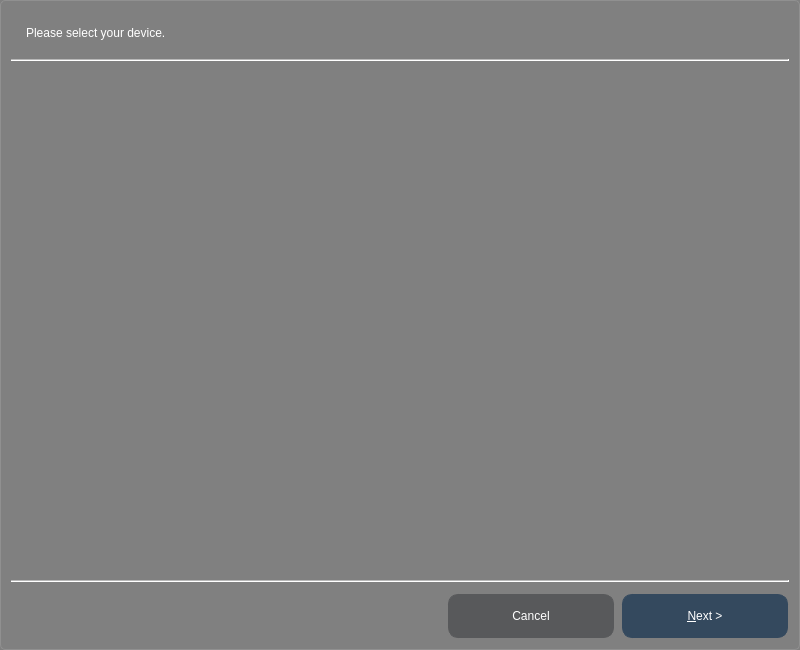
<?xml version="1.0" encoding="UTF-8"?>
<ui version="4.0">
 <class>deviceWizard</class>
 <widget class="QWizard" name="deviceWizard">
  <property name="geometry">
   <rect>
    <x>0</x>
    <y>0</y>
    <width>800</width>
    <height>650</height>
   </rect>
  </property>
  <property name="sizePolicy">
   <sizepolicy hsizetype="Fixed" vsizetype="Fixed">
    <horstretch>0</horstretch>
    <verstretch>0</verstretch>
   </sizepolicy>
  </property>
  <property name="windowTitle">
   <string>Device Select</string>
  </property>
  <property name="styleSheet">
   <string notr="true">/* CSS Styles used throughout the Avinger code base. Some minor variations may exist. */
QWizard#deviceWizard {
	background: rgba( 128,128,128, 255 );
}

QLabel {
 font: 30px &quot;DinPRO-medium&quot;;
 color: white;
}

/* Pushbuttons: */


QPushButton {
    background: rgb( 88, 89, 91 );
    border: 1px solid rgb( 88, 89, 91 );
    color: white;
    font: 12pt &quot;DinPRO-Medium&quot;;
    min-width: 164px;
    max-width: 164px;
    min-height: 42px;
    margin: 1px;
    text-align: center;
    border-radius: 10px;
}

 /* make the default button prominent */
 QPushButton:default {
     background:  rgb( 52, 73, 94 );
     border: 1px solid   rgb( 52, 73, 94 );
	 font: 17px &quot;DinPro-bold&quot;;
 }

QPushButton::hover 
{
    background: rgb(52, 73, 94 );
    border-color: rgb( 166, 166, 166 );
    color: rgb( 214, 214, 214);
    border-width: 1px;
}


QPushButton:disabled 
{
    background:  rgb( 51, 51, 51 ); 
    border: rgb( 51, 51, 51 ); 
 }

/* Dialog boxes: */

QDialog {   
 font: 18px &quot;DinPRO-regular&quot;;
 color: white;
 background-color: #909090;
 border: 1px solid #909090;
 border-radius: 5px;        /* This doesn't work */
}

/* List views and edits boxes: */

QLineEdit, QListView {
    color: #d0d0d0;
	font: 18px DinPro-medium;
    selection-color: white;   
    border: 2px groove white;
    border-radius: 4px;
}

/* Sliders: */

QSlider::groove:horizontal {
border: 1px solid #bbb;
background: white;
height: 10px;
border-radius: 5px;
}

QSlider::sub-page:horizontal {
background: qlineargradient(x1: 0, y1: 0.2, x2: 1, y2: 1,
    stop: 0 #8cb7de, stop: 1 #5788b4);
border: 1px solid #5788b4;
height: 10px;
border-radius: 6px;
}

QSlider::add-page:horizontal {
background: #444444;
border: 1px solid #444444;
height: 10px;
border-radius: 6px;
}

QSlider::handle:horizontal {
  image: url(:images/handle_normal.png);
  margin: -15px 0;
}

QSlider::handle:horizontal:hover {
	image: url(:images/handle_rollover.png);
    margin: -15px 0;
}

QSlider::sub-page:horizontal:disabled {
background: #bbb;
border-color: #999;
}

QSlider::add-page:horizontal:disabled {
background: #eee;
border-color: #999;
}

QSlider::handle:horizontal:disabled {
background: #eee;
border: 1px solid #aaa;
border-radius: 4px;
}

/* Check boxes: */

QCheckBox {
	spacing: 5px;
}

QCheckBox::indicator {
	border: #909090;
    background: #909090;
	width: 20px;
	height: 20px;
	margin-top: 4px;
}

QCheckBox::indicator:unchecked {
	image: url(:images/checkBox_normal.png);
}

QCheckBox::indicator:checked {
	image: url(:images/checkBox_active.png);
}

/* Group boxes: */

QGroupBox {
    font: 20px DINPro-medium;
    color: rgba(173, 173, 173, 255);
     background-color: #909090;
     border: 2px solid #909090;
     border-radius: 5px;
     margin-top: 1ex; /* leave space at the top for the title */
 }
 

QGroupBox::title {
      subcontrol-origin: margin;
      subcontrol-position: top left; /* position at the top center */
      padding: 0 3px;
}

/* Spin Boxes: */

QAbstractSpinBox {
	font: 18px DinPRO-medium;
	border: 0;
    border-radius: 5px;
}

QAbstractSpinBox::up-button {
	border: 0;
   background: rgba(233,233,235,255);
   border-top-right-radius: 8px;
   margin-top: -2px;
   margin-bottom: -1px;
   padding-bottom: -5px;
   width: 35px;
}

QAbstractSpinBox::up-arrow  {
  image: url(:/images/arrow_up_normal.png);
}

QAbstractSpinBox::up-arrow:hover {
  image: url(:images/arrow_up_rollover.png);
}

QAbstractSpinBox::down-button {
   border: 0;
   background: rgba(233,233,235,255);
   border-bottom-right-radius: 8px;
   width: 35px;
   padding-top: -5px;
   margin-bottom: -2px;
   margin-top: -1px;
}

QAbstractSpinBox::down-arrow:hover {
  image: url(:/images/arrow_down_rollover.png);
}

QAbstractSpinBox::down-arrow {
  image: url(:/images/arrow_down_normal.png);
}

/* Combo Boxes */

QComboBox::drop-down {
     subcontrol-origin: padding;
     subcontrol-position: top right;
     width: 30px;
      border: 0px;
     border-radius: 4px;
   background: qlineargradient(spread:pad, x1:1, y1:0.847, x2:1, y2:0, stop:0 rgba(97,  97, 97, 255), stop:1 rgba(145, 144, 144, 255));
	margin: -2px;
 }

 QComboBox::down-arrow {
     image: url(:images/arrow_down_normal.png);
}

QComboBox::down-arrow:hover {
	image: url(:images/arrow_down_rollover.png);
}

 QComboBox::down-arrow:on { /* shift the arrow when popup is open */
     top: 1px;
     left: 1px;
 }


/****************
 *         v3.0            *
 ****************/
QLabel#titlebarLabel {
	background: rgb( 51, 51, 51 );
}
QLabel#titlebarTextLabel {
    font: 24pt &quot;DINPro-Medium&quot;;
    color: white;
}

QLabel#instructionsLabel
{
    background: rgb( 191, 191, 191 );
}

QLabel#instructionsTextLabel
{
    font: 12pt &quot;DINPro-Medium&quot;;
}
</string>
  </property>
  <property name="modal">
   <bool>true</bool>
  </property>
  <property name="wizardStyle">
   <enum>QWizard::ClassicStyle</enum>
  </property>
  <property name="options">
   <set>QWizard::CancelButtonOnLeft|QWizard::NoBackButtonOnStartPage</set>
  </property>
  <widget class="deviceSelectWizardPage" name="deviceSelectPage">
   <property name="title">
    <string/>
   </property>
   <property name="subTitle">
    <string>Please select your device.</string>
   </property>
   <attribute name="pageId">
    <string notr="true"/>
   </attribute>
  </widget>
  <widget class="deviceConfirmWizardPage" name="deviceConfirmPage">
   <property name="title">
    <string/>
   </property>
   <property name="subTitle">
    <string>Confirm your device.</string>
   </property>
   <attribute name="pageId">
    <string notr="true"/>
   </attribute>
  </widget>
 </widget>
 <customwidgets>
  <customwidget>
   <class>deviceSelectWizardPage</class>
   <extends>QWizardPage</extends>
   <header>Widgets/deviceselectwizardpage.h</header>
   <container>1</container>
  </customwidget>
  <customwidget>
   <class>deviceConfirmWizardPage</class>
   <extends>QWizardPage</extends>
   <header>Widgets/deviceconfirmwizardpage.h</header>
   <container>1</container>
  </customwidget>
 </customwidgets>
 <resources/>
 <connections/>
</ui>
